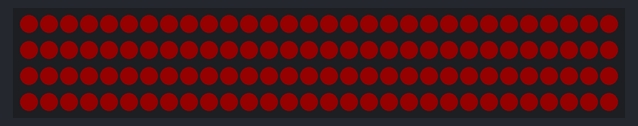
This sketch was run on a simulated Arduino Nano, built with avr-gcc and run on an emulated ATmega328P. Parts: 120 RGB LEDs in strip order, left to right, continuing on the next row. Dim RGB values are drawn brighter than linear.

Above: at 0.1 s.
At 0.8 s:
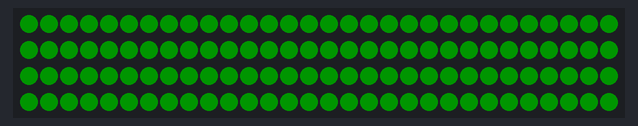
At 1.5 s:
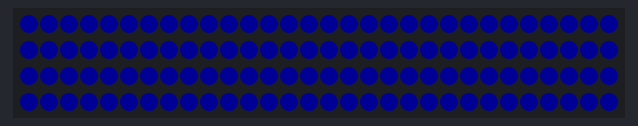
At 2.2 s:
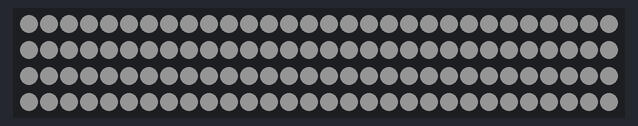
At 2.9 s:
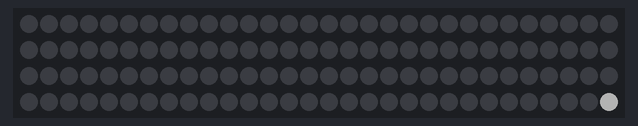
At 4.4 s:
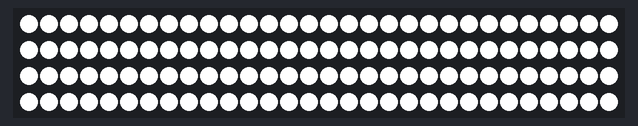

The sketch:

strip_test.ino
```cpp
// Bring-up step 5 (spec SS 3.8): SK6812 RGBW strip.
// SEQUENCE THIS SAFELY:
//   1. HEAD power + data + 1000uF cap only. Run with LOW brightness first and
//      confirm the pixel COUNT (last lit pixel) and channel ORDER (R/G/B/W each
//      show pure). If white looks tinted, the color order isn't NEO_GRBW.
//   2. Add TAIL power injection, THEN run the full-white test and confirm the
//      far end holds ~5V (no dim/warm tail). Watch that the Nano doesn't reset.
//   Data = D6 via 330 ohm.  120 px.
#include <Adafruit_NeoPixel.h>

constexpr uint8_t  PIN_DIN = 6;
constexpr uint16_t N = 120;
Adafruit_NeoPixel strip(N, PIN_DIN, NEO_GRBW + NEO_KHZ800);

void fill(uint8_t r, uint8_t g, uint8_t b, uint8_t w) {
  uint32_t c = strip.Color(r, g, b, w);
  for (uint16_t i = 0; i < N; ++i) strip.setPixelColor(i, c);
  strip.show();
}

void setup() {
  strip.begin();
  strip.clear();
  strip.show();
}

void loop() {
  // Low-brightness channel walk (safe on HEAD-only power): R, G, B, W in turn.
  fill(20, 0, 0, 0); delay(700);   // pure red
  fill(0, 20, 0, 0); delay(700);   // pure green
  fill(0, 0, 20, 0); delay(700);   // pure blue
  fill(0, 0, 0, 20); delay(700);   // white channel only

  // Count check: light only the last pixel bright-ish.
  strip.clear();
  strip.setPixelColor(N - 1, strip.Color(0, 0, 0, 60));
  strip.show();
  delay(1500);

  // FULL WHITE — only after TAIL injection is in place.
  fill(255, 255, 255, 255);
  delay(2000);
}
```

Measured:
- by itself, everything shown: repeats every 6.3 s, in 6 steps
- what the display in image 1 shows lasts 0.7 s, from 0.7 s to 1.4 s
- what the display in image 4 shows lasts 1.6 s, from 2.8 s to 4.4 s
- what the display in image 5 shows lasts 2.0 s, from 4.4 s to 6.4 s
